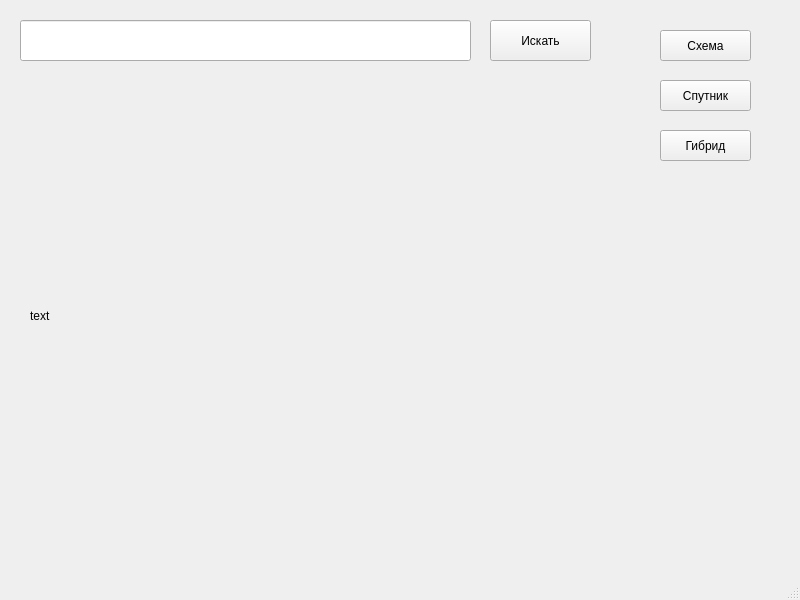
<?xml version="1.0" encoding="UTF-8"?>
<ui version="4.0">
 <class>MainWindow</class>
 <widget class="QMainWindow" name="MainWindow">
  <property name="geometry">
   <rect>
    <x>0</x>
    <y>0</y>
    <width>800</width>
    <height>600</height>
   </rect>
  </property>
  <property name="windowTitle">
   <string>MainWindow</string>
  </property>
  <widget class="QWidget" name="centralwidget">
   <widget class="QLabel" name="g_map">
    <property name="geometry">
     <rect>
      <x>30</x>
      <y>90</y>
      <width>601</width>
      <height>451</height>
     </rect>
    </property>
    <property name="text">
     <string>text</string>
    </property>
   </widget>
   <widget class="QLineEdit" name="lineEdit">
    <property name="geometry">
     <rect>
      <x>20</x>
      <y>20</y>
      <width>451</width>
      <height>41</height>
     </rect>
    </property>
   </widget>
   <widget class="QPushButton" name="pushButton">
    <property name="geometry">
     <rect>
      <x>490</x>
      <y>20</y>
      <width>101</width>
      <height>41</height>
     </rect>
    </property>
    <property name="text">
     <string>Искать</string>
    </property>
   </widget>
   <widget class="QPushButton" name="pushButton_2">
    <property name="geometry">
     <rect>
      <x>660</x>
      <y>30</y>
      <width>91</width>
      <height>31</height>
     </rect>
    </property>
    <property name="text">
     <string>Схема</string>
    </property>
   </widget>
   <widget class="QPushButton" name="pushButton_3">
    <property name="geometry">
     <rect>
      <x>660</x>
      <y>80</y>
      <width>91</width>
      <height>31</height>
     </rect>
    </property>
    <property name="text">
     <string>Спутник</string>
    </property>
   </widget>
   <widget class="QPushButton" name="pushButton_4">
    <property name="geometry">
     <rect>
      <x>660</x>
      <y>130</y>
      <width>91</width>
      <height>31</height>
     </rect>
    </property>
    <property name="text">
     <string>Гибрид</string>
    </property>
   </widget>
  </widget>
  <widget class="QStatusBar" name="statusbar"/>
 </widget>
 <resources/>
 <connections/>
</ui>
